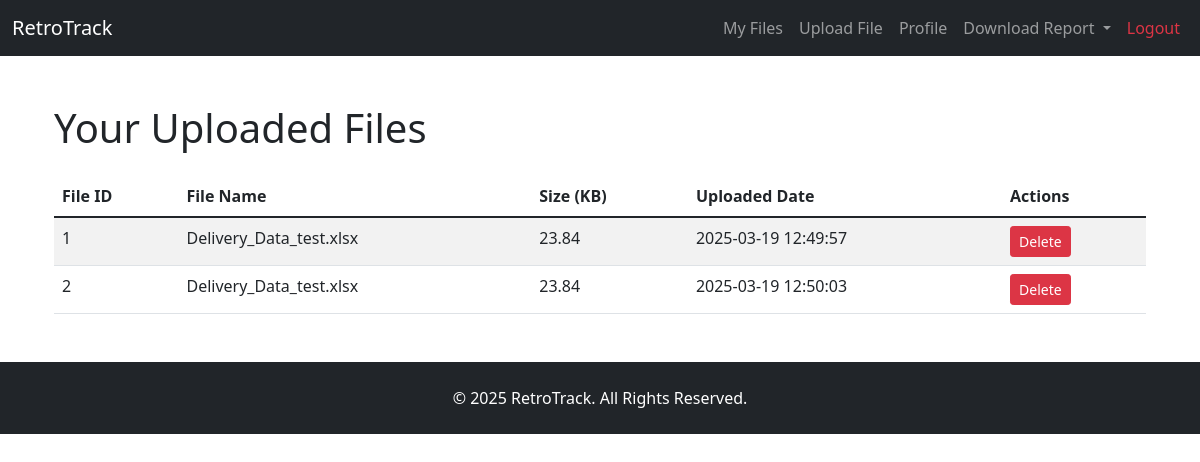
The page /files (signed in) on the database as committed earlier.
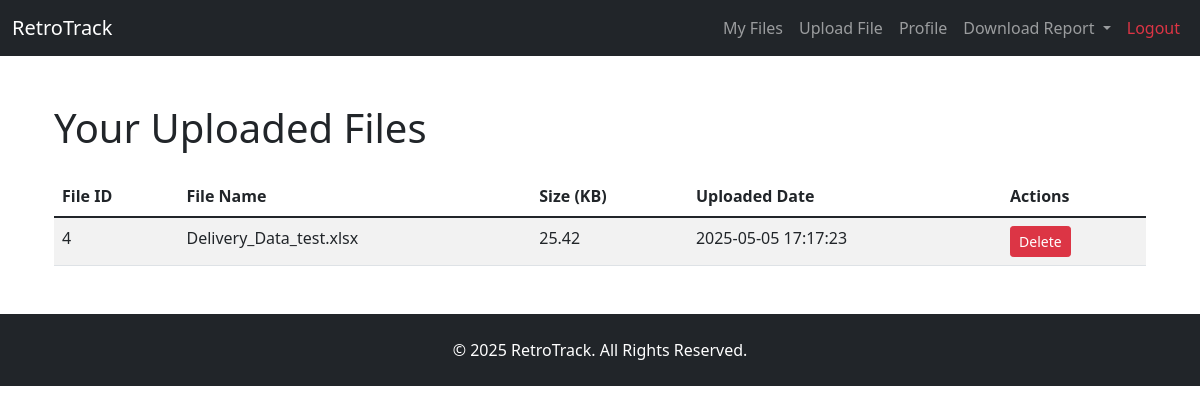
The same page on the database as committed later.
### app/models.py (models this page shows, shortened)
class File(db.Model):
    id = db.Column(db.Integer, primary_key=True)
    filename = db.Column(db.String(255), nullable=False)
    upload_date = db.Column(db.DateTime, nullable=False, default=datetime.utcnow)
    size = db.Column(db.Float, nullable=False)
    user_id = db.Column(db.Integer, nullable=False)
    parsed_data = db.Column(db.Text, nullable=True)

### app/upload_routes.py (the view)
@app.route('/files')
def files():
    if 'user_id' not in session:
        flash("Login required.", "danger")
        return redirect(url_for('login'))
    user_files = File.query.filter_by(user_id=session['user_id']).all()
    return render_template('files.html', files=user_files)

### app/routes.py (called while the page is built)
@app.context_processor
def inject_now():
    return {"now": datetime.utcnow()}

### app/templates/files.html
{% extends "base.html" %}
{% block content %}
    <div class="container mt-5">
        <h1>Your Uploaded Files</h1>
        {% if files %}
            <table class="table table-striped mt-4">
                <thead>
                <tr>
                    <th>File ID</th>
                    <th>File Name</th>
                    <th>Size (KB)</th>
                    <th>Uploaded Date</th>
                    <th>Actions</th>
                </tr>
                </thead>
                <tbody>
                {% for file in files %}
                    <tr>
                        <td>{{ file.id }}</td>
                        <td>{{ file.filename }}</td>
                        <td>{{ "%.2f"|format(file.size) }}</td>
                        <td>{{ file.upload_date.strftime('%Y-%m-%d %H:%M:%S') }}</td>
                        <td>
                            <form action="{{ url_for('delete_file', file_id=file.id) }}" method="POST"
                                  style="display: inline;">
                                <button type="submit" class="btn btn-danger btn-sm">Delete</button>
                            </form>
                        </td>
                    </tr>
                {% endfor %}
                </tbody>
            </table>
        {% else %}
            <p>No files uploaded yet. <a href="{{ url_for('upload') }}">Upload one now</a>.</p>
        {% endif %}
    </div>
{% endblock %}

### app/templates/base.html (shortened to what this page needs)
<!DOCTYPE html>
<html lang="en">
<head>
    <link rel="stylesheet" href="https://cdn.jsdelivr.net/npm/bootstrap@5.1.3/dist/css/bootstrap.min.css">
</head>
<body>
<nav class="navbar navbar-expand-lg navbar-dark bg-dark">
    <div class="container-fluid">
        <a class="navbar-brand" href="{{ url_for('home') }}">RetroTrack</a>
        <div class="collapse navbar-collapse" id="navbarNav">
            <ul class="navbar-nav ms-auto">
                {% if session.get('user_id') %}
                    <li class="nav-item">
                        <a class="nav-link" href="{{ url_for('files') }}">My Files</a>
                    </li>
                    <li class="nav-item">
                        <a class="nav-link" href="{{ url_for('upload') }}">Upload File</a>
                    </li>
                    <li class="nav-item">
                        <a class="nav-link" href="{{ url_for('profile') }}">Profile</a>
                    </li>
                    <li class="nav-item dropdown">
                        <a class="nav-link dropdown-toggle" href="#" id="downloadDropdown" role="button"
                           data-bs-toggle="dropdown" aria-expanded="false">
                            Download Report
                        </a>
                    </li>
                    <li class="nav-item">
                        <a class="nav-link text-danger" href="{{ url_for('logout') }}">Logout</a>
                    </li>
                {% endif %}
            </ul>
        </div>
    </div>
</nav>
<div class="container mt-4">
    {% block content %}{% endblock %}
</div>
<footer class="bg-dark text-white mt-5 py-4 text-center">
    <p class="mb-0">&copy; {{ now.year }} RetroTrack. All Rights Reserved.</p>
</footer>
</body>
</html>

Rows that differ between the two databases and show on the page:
removed File: id "1", filename "Delivery_Data_test.xlsx", size "23.84", upload_date "2025-03-19 12:49:57"
removed File: id "2", filename "Delivery_Data_test.xlsx", size "23.84", upload_date "2025-03-19 12:50:03"
now on this page (row edited): File: id "4", filename "Delivery_Data_test.xlsx", size "25.42", upload_date "2025-05-05 17:17:23"
